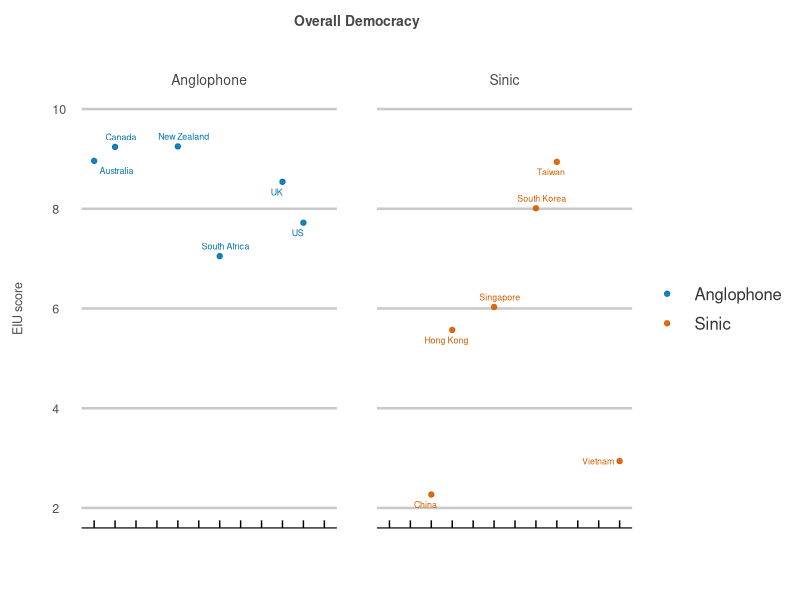
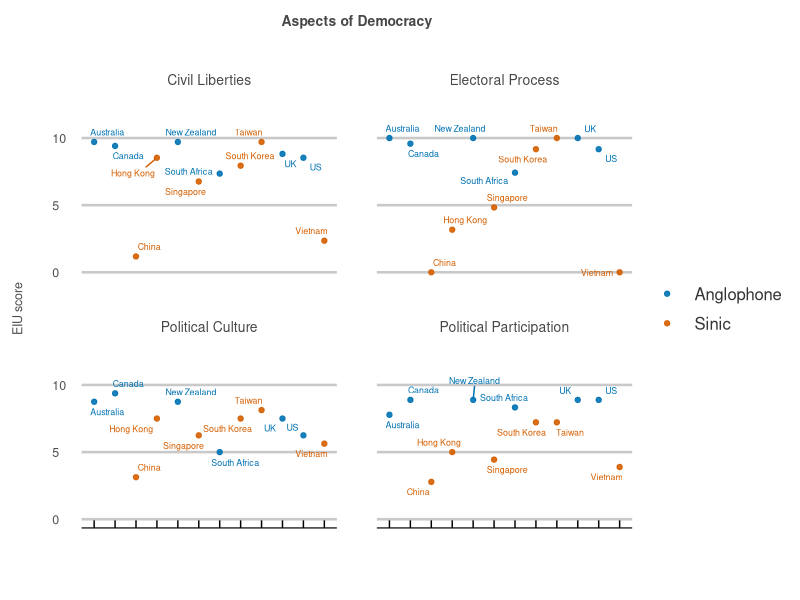
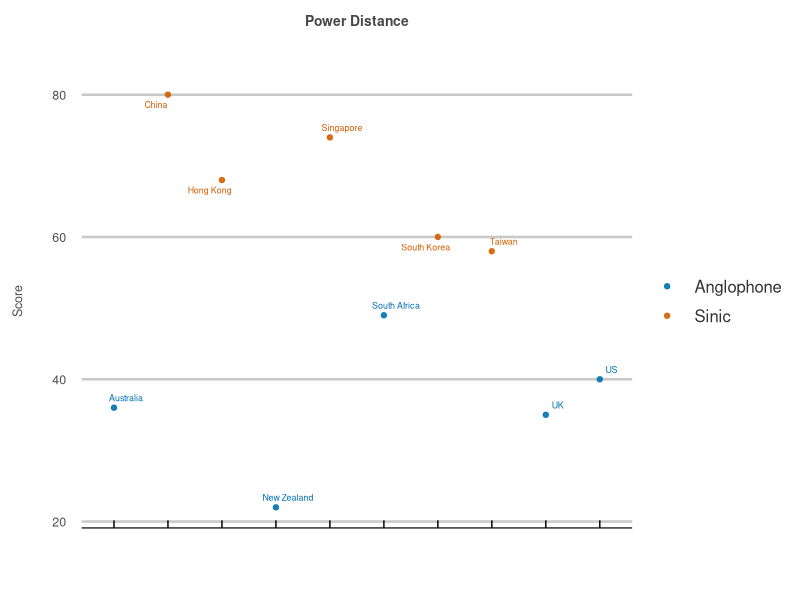
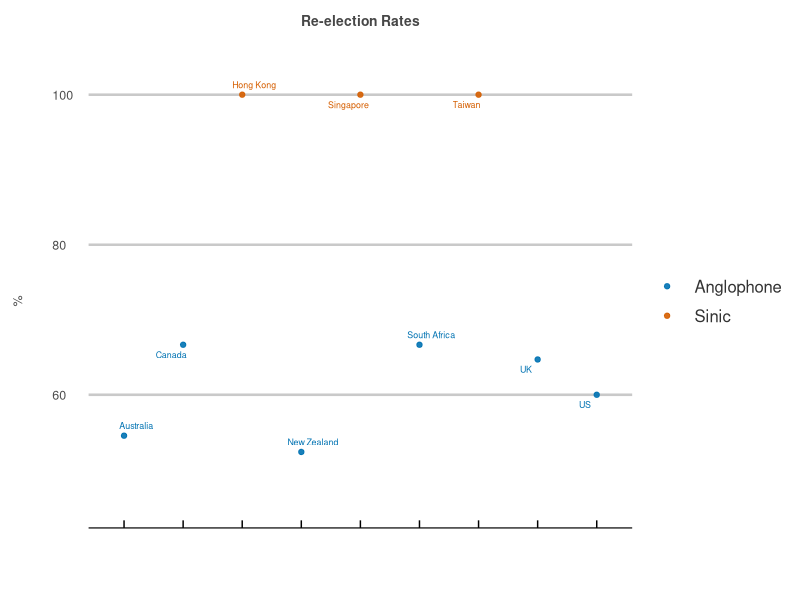

These figures' R source, in order: (Note: this script raises an error after producing the figures.)
library(dplyr)
library(tidyverse)
library(readxl)
library(ggplot2)
library(ggthemes)
library(here)
library(ggrepel)

# my theme
my_theme <- theme_economist_white(gray_bg = FALSE) +
  theme(plot.title = element_text(hjust = 0.5, 
                                  vjust = 12, 
                                  size = 10, 
                                  color = "#474747"),
        plot.margin = unit(c(1.5, 1, 1.5, 1), "cm"),
        axis.text = element_text(size = 9, 
                                 color = "gray30"),
        axis.text.x=element_text(vjust = -2.5),
        axis.title.x = element_text(size = 9, 
                                    color = "gray30", 
                                    vjust = -10),
        axis.title.y = element_text(size = 9, 
                                    color = "gray30", 
                                    vjust = 10),
        legend.direction = "vertical", 
        legend.position = "right",
        legend.title = element_blank(),
        legend.text = element_text(size = 12, 
                                   color = "gray20"),
        legend.margin=margin(1, -15, 1, 0),
        legend.spacing.x = unit(0.25, "cm"),
        legend.key.size = unit(1, "cm"), 
        legend.key.height = unit(0.75, "cm"),
        strip.text = element_text(hjust = 0.5, 
                                  vjust = 1, 
                                  size = 10, 
                                  color = "#474747"),
        panel.spacing = unit(2, "lines"))


### 1. democracy ####
# 1.1 democracy scores
democracy_scores <- tibble(country = c("China", "Vietnam", "Hong Kong",
                                       "Singapore", "US", "South Korea",
                                       "UK", "Taiwan", "Canada",
                                       "New Zealand", "South Africa", "Australia"),
                           region = c("Sinic", "Sinic", "Sinic",
                                      "Sinic", "Anglophone", "Sinic",
                                      "Anglophone", "Sinic", "Anglophone",
                                      "Anglophone", "Anglophone", "Anglophone"),
                           "Overall" = c(2.27, 2.94, 5.57,
                                         6.03, 7.72, 8.01,
                                         8.54, 8.94, 9.24,
                                         9.25, 7.05, 8.96),
                           "Electoral Process" = c(0, 0, 3.17,
                                                   4.83, 9.17, 9.17,
                                                   10, 10, 9.58,
                                                   10, 7.42, 10),
                           "Functioning Government" = c(4.29, 2.86, 3.64,
                                                        7.86, 6.79, 8.21,
                                                        7.5, 9.64, 8.93,
                                                        8.93, 7.14, 8.57),
                           "Political Participation" = c(2.78, 3.89, 5,
                                                         4.44, 8.89, 7.22,
                                                         8.89, 7.22, 8.89,
                                                         8.89, 8.33, 7.78),
                           "Political Culture" = c(3.13, 5.63, 7.50,
                                                   6.25, 6.25, 7.5,
                                                   7.50, 8.13, 9.38,
                                                   8.75, 5, 8.75),
                           "Civil Liberties" = c(1.18, 2.35, 8.53,
                                                 6.76, 8.53, 7.94,
                                                 8.82, 9.71, 9.41,
                                                 9.71, 7.35, 9.71)) %>%
  gather(type, value, -c(1:2))

# 1.2 overall democracy
democracy_scores %>%
  filter(type == "Overall") %>%
  ggplot(aes(x = country, y = value, col = region)) +
  geom_point(alpha = 0.9) +
  geom_text_repel(aes(label=country), size = 2.25,
                  show.legend = FALSE,
                  max.overlaps = 5) +
  facet_wrap(~region) +
  ggtitle("Overall Democracy") +
  xlab("") +
  ylab("EIU score") +
  ylim(2, 10) +
  scale_color_manual(values = c("#0072B2", "#D55E00")) +
  theme_economist_white(gray_bg = FALSE) +
  my_theme +
  theme(axis.text.x=element_blank())

# 1.3 aspects of democracy
democracy_scores %>%
  filter(!type == "Overall" & !type == "Functioning Government") %>%
  ggplot(aes(x = country, y = value, col = region)) +
  geom_point(alpha = 0.9) +
  geom_text_repel(aes(label=country), size = 2.25,
                  show.legend = FALSE,
                  max.overlaps = 5) +
  facet_wrap(~type) +
  ggtitle("Aspects of Democracy") +
  xlab("") +
  ylab("EIU score") +
  ylim(0, 13) +
  scale_color_manual(values = c("#0072B2", "#D55E00")) +
  theme_economist_white(gray_bg = FALSE) +
  my_theme +
  theme(axis.text.x=element_blank())

# 1.4 power distance scores (the degree to which people accept unequal power)
power_distance_scores <- tibble(country = c("China", "Hong Kong","Singapore", 
                                              "US", "South Korea","UK", 
                                              "Taiwan", "New Zealand", "South Africa", 
                                              "Australia"),
                                region = c("Sinic", "Sinic", "Sinic", 
                                           "Anglophone", "Sinic", "Anglophone", 
                                           "Sinic", "Anglophone", "Anglophone", 
                                           "Anglophone"),
                                power_distance = c(80, 68, 74, 
                                                     40, 60, 35,
                                                     58, 22, 49, 
                                                     36))

# 1.5 power distance
power_distance_scores %>%
  ggplot(aes(x = country, y = power_distance, col = region)) +
  geom_point(alpha = 0.9) +
  geom_text_repel(aes(label=country), size = 2.25,
                  show.legend = FALSE,
                  max.overlaps = 5) +
  ggtitle("Power Distance") +
  xlab("") +
  ylab("Score") +
  scale_color_manual(values = c("#0072B2", "#D55E00")) +
  theme_economist_white(gray_bg = FALSE) +
  my_theme +
  theme(axis.text.x=element_blank())

# 1.6 re-election rate scores
reelection_rate_scores <- tibble(country = c("Taiwan", "Singapore", "Hong Kong", 
                                             "US", "UK", "Canada", 
                                             "Australia", "New Zealand", "South Africa"),
                                 region = c("Sinic", "Sinic", "Sinic",
                                            "Anglophone", "Anglophone", "Anglophone", 
                                            "Anglophone", "Anglophone", "Anglophone"),
                                 rate = c(1, 1, 1, 
                                             0.6, 0.647058824, 0.666666667, 
                                             0.545454545, 0.523809524, 0.666666667)) %>%
  mutate(rate = rate * 100)

# 1.7 re-election rates
reelection_rate_scores %>%
  ggplot(aes(x = country, y = rate, color = region)) +
  geom_point(alpha = 0.9) +
  geom_text_repel(aes(label=country), size = 2.25,
                  show.legend = FALSE,
                  max.overlaps = 5) +
  ggtitle("Re-election Rates") +
  ylab("%") +
  xlab("") +
  ylim(45, 100) +
  scale_color_manual(values = c("#0072B2", "#D55E00")) +
  my_theme +
  theme(axis.text.x=element_blank())


### 2. Twitter: Sentiment Analysis ####
# 2.1 freedom
# net sentiment
tweets %>%
  spread(sentiment, value) %>%
  mutate(net = positive - negative) %>%
  gather(sentiment, value, -c(1:5)) %>%
  filter(sentiment == "net",
         search == "Freedom") %>%
  ggplot(aes(x = date_collected, y = value, fill = region)) +
  geom_bar(stat = "identity", position = "dodge") +
  ggtitle("Freedom") +
  ylab("Sentiment (%)") +
  xlab("") +
  scale_fill_manual(values = c("#0072B2", "#D55E00")) +
  my_theme +
  theme(axis.text.x=element_blank())

# positive
tweets %>%
  filter(search == "Freedom",
         sentiment %in% c("Anticipation", "Joy", "Trust")) %>%
  mutate(sentiment = factor(sentiment, levels = c("Anticipation", "Joy", "Trust",
                                                  "Anger", "Disgust","Fear"))) %>%
  ggplot(aes(x = date_collected, y = value, fill = region)) +
  geom_bar(stat = "identity", position = "dodge") +
  facet_wrap(~sentiment) +
  ggtitle("Freedom") +
  ylab("Sentiment (%)") +
  xlab("") +
  scale_fill_manual(values = c("#0072B2", "#D55E00")) +
  my_theme +
  theme(axis.text.x=element_blank())

# negative
tweets %>%
  filter(search == "Freedom",
         sentiment %in% c("Anger", "Disgust","Fear")) %>%
  mutate(sentiment = factor(sentiment, levels = c("Anticipation", "Joy", "Trust",
                                                  "Anger", "Disgust","Fear"))) %>%
  ggplot(aes(x = date_collected, y = value, fill = region)) +
  geom_bar(stat = "identity", position = "dodge") +
  facet_wrap(~sentiment) +
  ggtitle("Freedom") +
  ylab("Sentiment (%)") +
  xlab("") +
  scale_fill_manual(values = c("#0072B2", "#D55E00")) +
  my_theme +
  theme(axis.text.x=element_blank())

# 2.1 anti-authority
# net sentiment
anti_authority_data %>%
  spread(sentiment, avg) %>%
  mutate(net = positive - negative) %>%
  gather(sentiment, avg, -c(1:2)) %>%
  filter(sentiment == "net") %>%
  ggplot(aes(x = date_collected, y = avg, fill = region)) +
  geom_bar(stat = "identity", position = "dodge") +
  ggtitle("Anti-Authority") +
  ylab("Sentiment (%)") +
  xlab("") +
  scale_fill_manual(values = c("#0072B2", "#D55E00")) +
  my_theme +
  theme(axis.text.x=element_blank())

# positive
anti_authority_data %>%
  filter(sentiment %in% c("Anticipation", "Joy", "Trust")) %>%
  mutate(sentiment = factor(sentiment, levels = c("Anticipation", "Joy", "Trust",
                                                  "Anger", "Disgust","Fear"))) %>%
  ggplot(aes(x = date_collected, y = avg, fill = region)) +
  geom_bar(stat = "identity", position = "dodge") +
  facet_wrap(~sentiment) +
  ggtitle("Anti-Authority") +
  ylab("Sentiment (%)") +
  xlab("") +
  scale_fill_manual(values = c("#0072B2", "#D55E00")) +
  my_theme +
  theme(axis.text.x=element_blank())

# negative
anti_authority_data %>%
  filter(sentiment %in% c("Anger", "Disgust","Fear")) %>%
  mutate(sentiment = factor(sentiment, levels = c("Anticipation", "Joy", "Trust",
                                                  "Anger", "Disgust","Fear"))) %>%
  ggplot(aes(x = date_collected, y = avg, fill = region)) +
  geom_bar(stat = "identity", position = "dodge") +
  facet_wrap(~sentiment) +
  ggtitle("Anti-Authority") +
  ylab("Sentiment (%)") +
  xlab("") +
  scale_fill_manual(values = c("#0072B2", "#D55E00")) +
  my_theme +
  theme(axis.text.x=element_blank())
